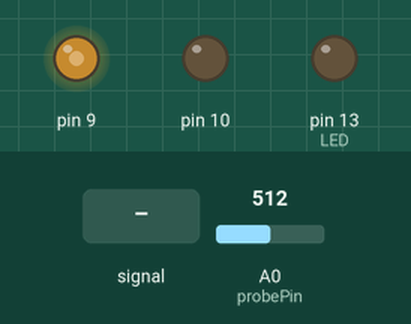
This sketch was run on a simulated Arduino Uno, built with avr-gcc and run on an emulated ATmega328P. On the bench: output pins drawn as LEDs (lit = HIGH). Dashed ring = blinking. Inputs (shaded band) come from the test bench; at power-on: A0 (probePin) = 512.

Above: at 1.2 s.
1.3 s: A0 (probePin) fed a 200 Hz sine of ±81 counts around its level
At 1.45 s:
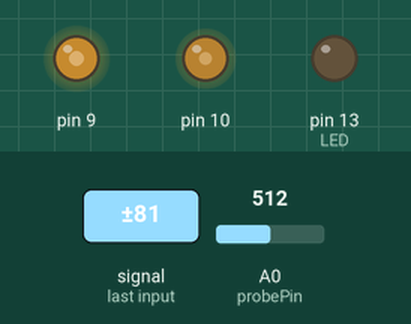
4.3 s: A0 (probePin) set to 716
At 5.4 s:
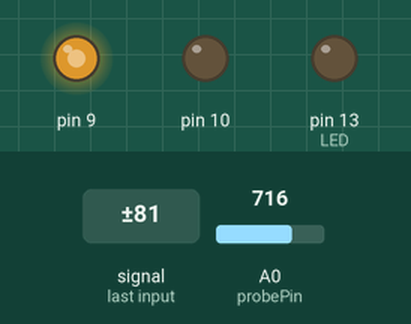
5.8 s: A0 (probePin) fed a 1000 Hz sine of ±255 counts around its level
At 5.95 s:
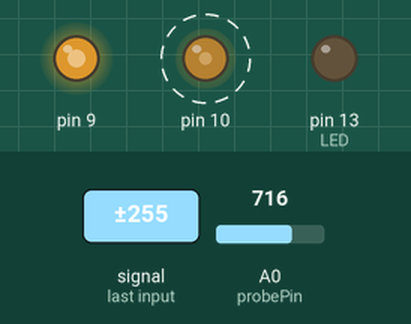
Timing chart, 0 to 8.2 s (numbered marks = the images above; inputs shaded):
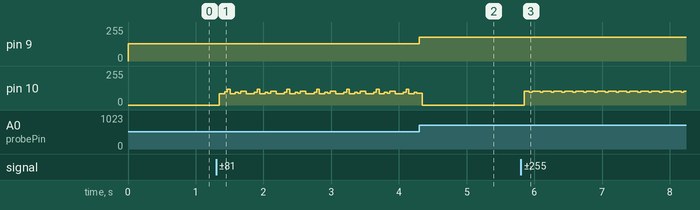

Measured:
- after the input at 4.3 s, pin 9: 128/255 → 179/255 at once
- after the input at 5.8 s, pin 10: alternates 104/255 for 0.12 s and 96/255 for 0.04 s, starting after 0.05 s

The sketch:

WIP.ino
```cpp
//Arduino Beltstrap Guitar Clipper - Pre-amp and Effects
//WIP Code: Waiting on mark 1 prototype for further testing.
//Based on code from https://www.electrosmash.com/pedalshield-uno

#include <avr/pgmspace.h>

//defining harware resources.
#define LED 13
#define FOOTSWITCH 12
#define TOGGLE 2
#define PUSHBUTTON_1 A5
#define PUSHBUTTON_2 A4

//defining the output PWM parameters
#define PWM_FREQ 0x00FF // pwm frequency - 31.3KHz
#define PWM_MODE 0 // Fast (1) or Phase Correct (0)
#define PWM_QTY 2 // 2 PWMs in parallel

//other variables
int input, vol_variable=512;
int counter=0;
unsigned int ADC_low, ADC_high;

void setup() { //setup IO - inputs/outputs pins configurations and pull-ups
pinMode(FOOTSWITCH, INPUT_PULLUP);
pinMode(TOGGLE, INPUT_PULLUP);
pinMode(PUSHBUTTON_1, INPUT_PULLUP);
pinMode(PUSHBUTTON_2, INPUT_PULLUP);
pinMode(LED, OUTPUT);

// setup ADC- configured to be reading automatically the hole time.
ADMUX = 0x60; // left adjust, adc0, internal vcc
ADCSRA = 0xe5; // turn on adc, ck/32, auto trigger
ADCSRB = 0x07; // t1 capture for trigger
DIDR0 = 0x01; // turn off digital inputs for adc0

// setup PWM - for more info about this config check the forum.
TCCR1A = (((PWM_QTY - 1) << 5) | 0x80 | (PWM_MODE << 1)); //
TCCR1B = ((PWM_MODE << 3) | 0x11); // ck/1 TIMSK1 = 0x20; // interrupt on capture interrupt ICR1H = (PWM_FREQ >> 8);
ICR1L = (PWM_FREQ & 0xff);
DDRB |= ((PWM_QTY << 1) | 0x02); // turn on outputs
sei(); // turn on interrupts - not really necessary with arduino


}

const int probePin = A0;
int probeValue;

void loop()
{
  //record an initial time
  long sampleStop = micros();

  //storage for sound samples
  unsigned char sample;

  //Read Guitar Input
  probeValue = analogRead(probePin);

  //Convert 0 to 1023 to volts: 1024/5 = 204.8:
  float volts = probeValue/204.8;
  float voltDiff = volts - 2.4;
  volts = volts + voltDiff*28;
  unsigned char soundValue = map(volts, 0, 5, 0, 255);

  //Assuming value is an unsigned int
  byte low = probeValue & 0x00FF; //The & 0X00FF masks out high byte (probably unnecessary)
  byte high = probeValue >> 8; //will pad high bits with 0s after shift - would pad with 1s if value were negative

  //analogWrite(9, high);
  //analogWrite(10, low);


  //Bit Masks
  //probeValue &= 0xFF0; // 6 bit
  //probeValue &= 0xFFFC; // 8 bit

  //10 bit output, 8 bits via PWM 9, 2 bits via PWM 10
  analogWrite(9, probeValue/4);
  analogWrite(10, (probeValue%4)*64);

  //Increased Range required, assumed - 64x digital amplification (via post modification)
  //16 bit to 8 and 8
  //analogWrite(9, probeValue/256);
  //analogWrite(10, probeValue%256);


  //500 microsecond delay: 2khz (Retro Effect?)
  //50 microsecond delay: 20khz
  delayMicroseconds(500);
}
```
